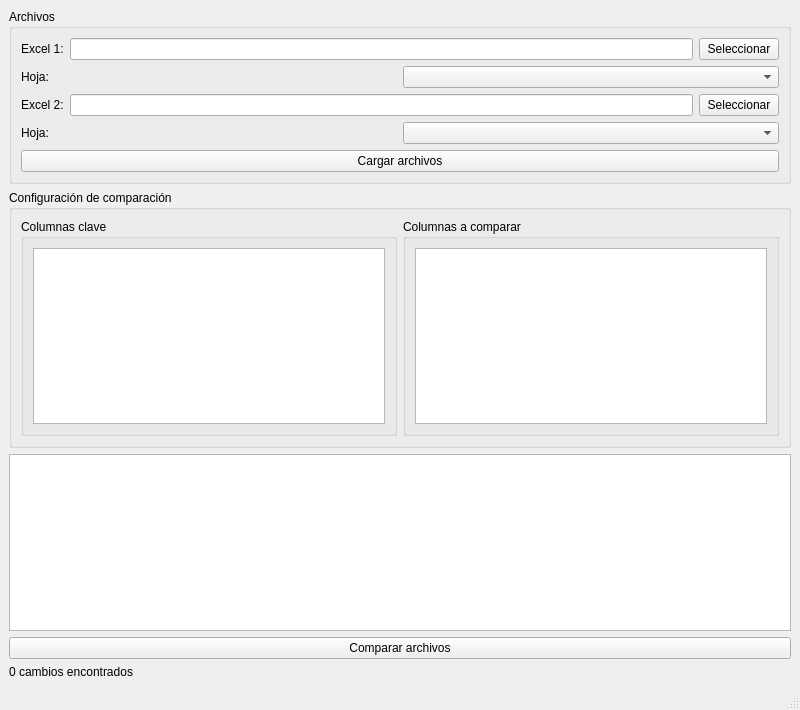
<?xml version="1.0" encoding="UTF-8"?>
<ui version="4.0">
 <class>MainWindow</class>
 <widget class="QMainWindow" name="MainWindow">
  <property name="geometry">
   <rect>
    <x>0</x>
    <y>0</y>
    <width>800</width>
    <height>710</height>
   </rect>
  </property>
  <property name="minimumSize">
   <size>
    <width>800</width>
    <height>600</height>
   </size>
  </property>
  <property name="windowTitle">
   <string>Comparador de Excel</string>
  </property>
  <widget class="QWidget" name="centralwidget">
   <property name="minimumSize">
    <size>
     <width>0</width>
     <height>0</height>
    </size>
   </property>
   <layout class="QVBoxLayout" name="verticalLayout_2">
    <item>
     <widget class="QGroupBox" name="groupBoxArchivos">
      <property name="minimumSize">
       <size>
        <width>0</width>
        <height>0</height>
       </size>
      </property>
      <property name="title">
       <string>Archivos</string>
      </property>
      <layout class="QGridLayout" name="gridLayout">
       <item row="0" column="0">
        <layout class="QVBoxLayout" name="verticalLayout">
         <item>
          <layout class="QHBoxLayout" name="horizontalLayout_2">
           <item>
            <widget class="QLabel" name="labelEditArchivo1">
             <property name="text">
              <string>Excel 1:</string>
             </property>
            </widget>
           </item>
           <item>
            <widget class="QLineEdit" name="lineEditArchivo1"/>
           </item>
           <item>
            <widget class="QPushButton" name="pushButtonArchivo1">
             <property name="text">
              <string>Seleccionar</string>
             </property>
            </widget>
           </item>
          </layout>
         </item>
         <item>
          <layout class="QHBoxLayout" name="horizontalLayout_4">
           <item>
            <widget class="QLabel" name="labelHoja1">
             <property name="text">
              <string>Hoja:</string>
             </property>
            </widget>
           </item>
           <item>
            <widget class="QComboBox" name="comboBoxHoja1"/>
           </item>
          </layout>
         </item>
         <item>
          <layout class="QHBoxLayout" name="horizontalLayout">
           <item>
            <widget class="QLabel" name="labelEditArchivo2">
             <property name="text">
              <string>Excel 2:</string>
             </property>
            </widget>
           </item>
           <item>
            <widget class="QLineEdit" name="lineEditArchivo2"/>
           </item>
           <item>
            <widget class="QPushButton" name="pushButtonArchivo2">
             <property name="text">
              <string>Seleccionar</string>
             </property>
            </widget>
           </item>
          </layout>
         </item>
         <item>
          <layout class="QHBoxLayout" name="horizontalLayout_5">
           <item>
            <widget class="QLabel" name="labelHoja2">
             <property name="text">
              <string>Hoja:</string>
             </property>
            </widget>
           </item>
           <item>
            <widget class="QComboBox" name="comboBoxHoja2"/>
           </item>
          </layout>
         </item>
         <item>
          <widget class="QPushButton" name="pushButtonCargar">
           <property name="text">
            <string>Cargar archivos</string>
           </property>
          </widget>
         </item>
        </layout>
       </item>
      </layout>
     </widget>
    </item>
    <item>
     <widget class="QGroupBox" name="groupBoxConfiguracion">
      <property name="title">
       <string>Configuración de comparación</string>
      </property>
      <layout class="QHBoxLayout" name="horizontalLayout_6">
       <item>
        <widget class="QGroupBox" name="groupBoxClave">
         <property name="title">
          <string>Columnas clave</string>
         </property>
         <layout class="QHBoxLayout" name="horizontalLayout_7">
          <item>
           <widget class="QListWidget" name="listaColumnasClave">
            <property name="selectionMode">
             <enum>QAbstractItemView::SelectionMode::MultiSelection</enum>
            </property>
           </widget>
          </item>
         </layout>
        </widget>
       </item>
       <item>
        <widget class="QGroupBox" name="groupBoxColumnasComparar">
         <property name="title">
          <string>Columnas a comparar</string>
         </property>
         <layout class="QHBoxLayout" name="horizontalLayout_8">
          <item>
           <widget class="QListWidget" name="listaColumnasComparar">
            <property name="selectionMode">
             <enum>QAbstractItemView::SelectionMode::MultiSelection</enum>
            </property>
           </widget>
          </item>
         </layout>
        </widget>
       </item>
       <item>
        <layout class="QHBoxLayout" name="horizontalLayout_3"/>
       </item>
      </layout>
     </widget>
    </item>
    <item>
     <widget class="QTableView" name="tableViewCambios">
      <attribute name="horizontalHeaderStretchLastSection">
       <bool>true</bool>
      </attribute>
      <attribute name="verticalHeaderStretchLastSection">
       <bool>true</bool>
      </attribute>
     </widget>
    </item>
    <item>
     <widget class="QPushButton" name="pushButtonComparar">
      <property name="text">
       <string>Comparar archivos</string>
      </property>
     </widget>
    </item>
    <item>
     <widget class="QLabel" name="label">
      <property name="text">
       <string>0 cambios encontrados</string>
      </property>
     </widget>
    </item>
   </layout>
  </widget>
  <widget class="QMenuBar" name="menubar">
   <property name="geometry">
    <rect>
     <x>0</x>
     <y>0</y>
     <width>800</width>
     <height>33</height>
    </rect>
   </property>
  </widget>
  <widget class="QStatusBar" name="statusbar"/>
 </widget>
 <resources/>
 <connections/>
</ui>
